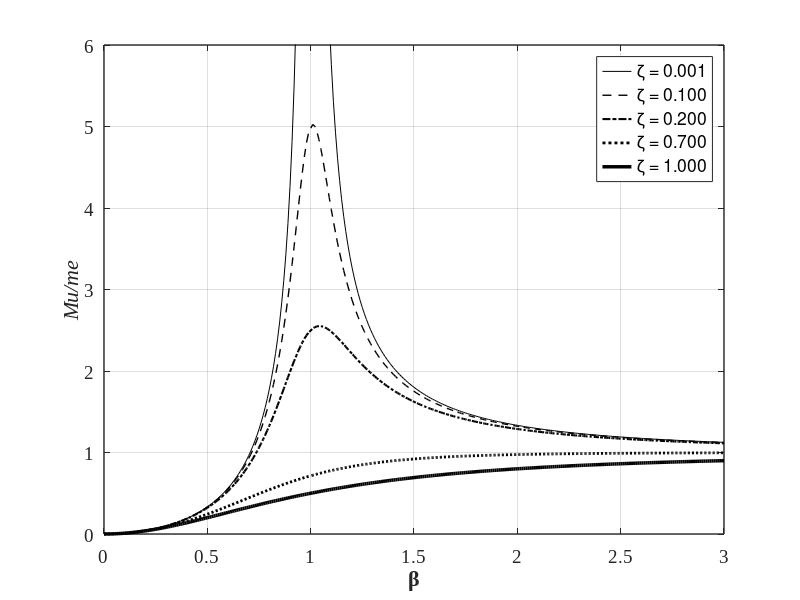

Write MATLAB code to recreate this figure.
%% Structural Dynamics and Vibration Control(M. Azimi et al.)
%% Fig. 3-24 : Plot \itMu/me vs. \beta

clear; close all; clc
%% 
beta1 = 0.0:0.01:.99;
beta2 = 1.01:0.01:3.0;

    Legend   = {'\zeta = 0.001';'\zeta = 0.100';'\zeta = 0.200';'\zeta = 0.700';'\zeta = 1.000'};
    LineType = {'-k';'--k';'-.k';':k';'-k';'--k';};
    
i = 0;
for zeta = [0.001, 0.1, 0.2, 0.7, 1.0]
    i = i+1;

Mume = [beta1.^2./sqrt((1-beta1.^2).^ 2+(2*zeta*beta1).^ 2),...
        beta2.^2./sqrt((1-beta2.^2).^ 2+(2*zeta*beta2).^ 2)];

phi = [atand(2*zeta.*beta1./(1-beta1.*beta1)),...
       atand(2*zeta.*beta2./(1-beta2.*beta2))+180];


figure(1);  set(figure(1), 'Position', [200   100   883   400])
            hold on; grid on; box on;
            
            plot([beta1 beta2],Mume,LineType{i},'LineWidth',i/2,'Color',[0 0 0]);

            axis([0 3 0 6]); 
            legend(Legend)
            set(gca, 'LineWidth',1, 'FontWeight','normal', 'FontName','Times New Roman', 'FontSize',14)               
            xlabel('\beta', 'fontsize',16, 'fontname','Times New Roman','FontWeight','Bold')
            ylabel('\itMu/me', 'fontsize',16, 'fontname','Times New Roman','FontWeight','Bold')
end
%
%% Print
print('FIG_3_24','-dpng')
